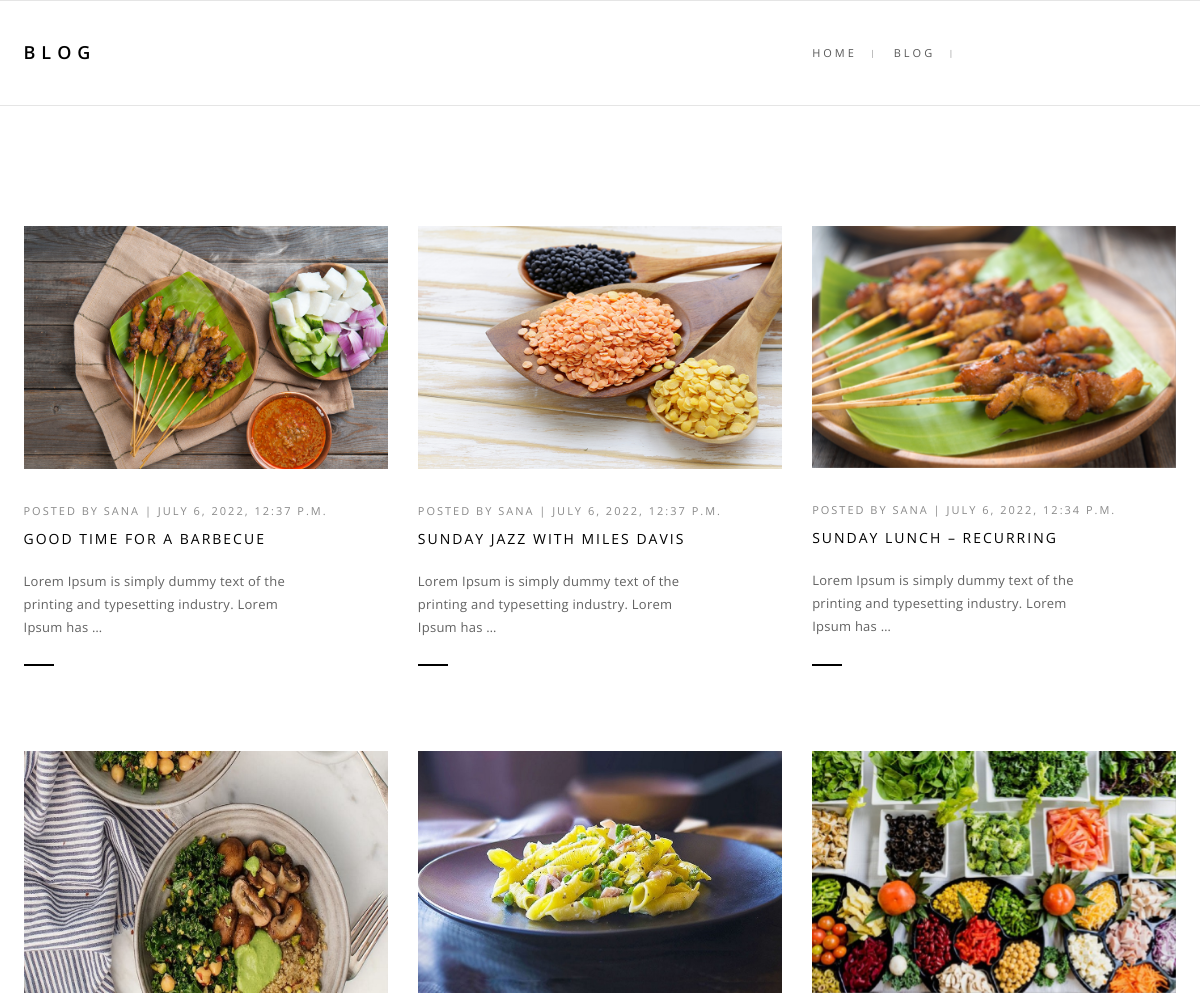
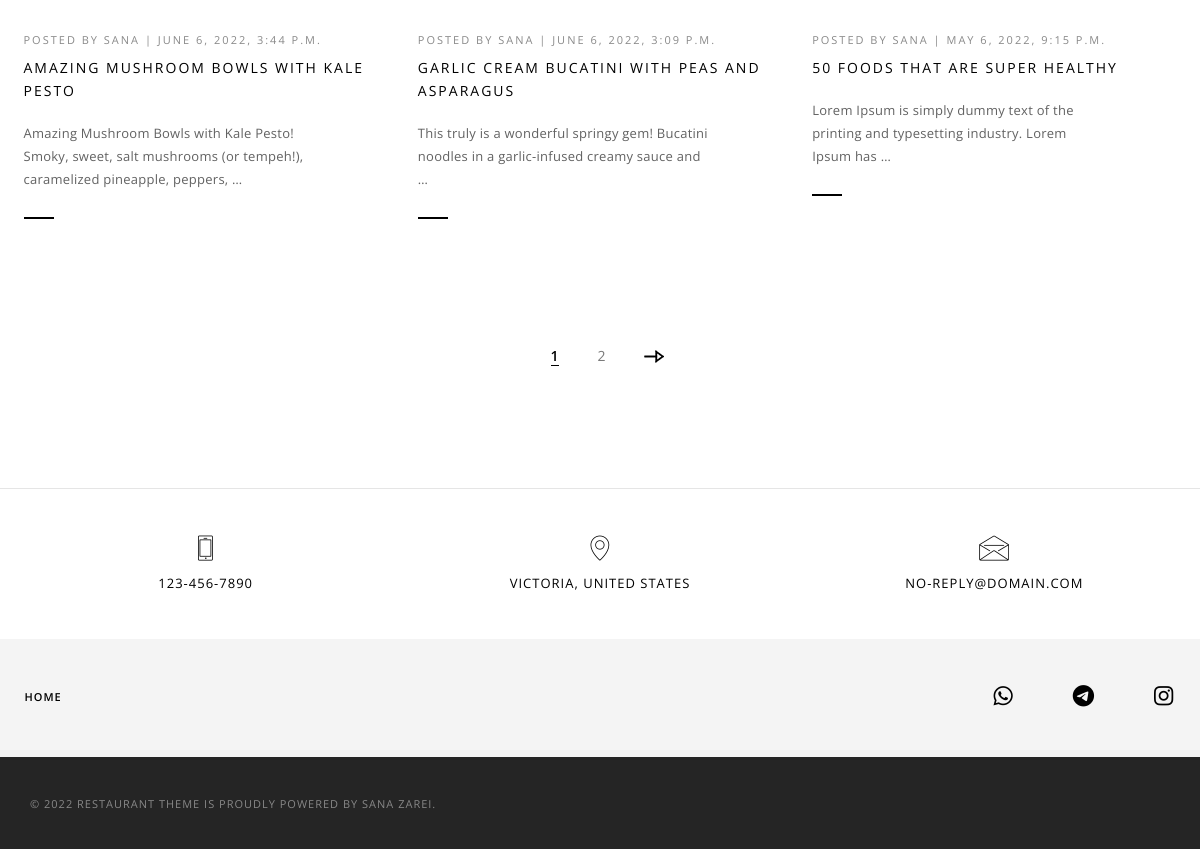
Screenshot of /blog/ with the database file from the repository (2 pictures, top to bottom).
### Blog/models.py (models this page shows, shortened)
class Article(models.Model):
    author = models.ForeignKey("auth.User",on_delete = models.CASCADE, editable=False, default=1)
    title = models.CharField(max_length = 150)
    slug = models.SlugField(unique=True, max_length=100)
    category = models.ManyToManyField(Category,related_name="articles")
    description = models.TextField()
    image = models.ImageField(upload_to="Blog_Image")
    publish = models.DateTimeField(default=timezone.now)
    created = models.DateTimeField(auto_now_add=True)
    updated = models.DateTimeField(auto_now=True)
    STATUS_CHOICES = (('d','Draft'),('p','Published'))
    status = models.CharField(max_length = 1,choices=STATUS_CHOICES)
    objects = ArticleManager()
    class Meta:
        verbose_name_plural = '01 - Article'

### Restaurant/models.py (models this page shows, shortened)
class Contact(models.Model):
    phone = models.CharField(max_length=15)
    email = models.EmailField(max_length=25)
    address = models.CharField(max_length=100)
    updated = models.DateTimeField(auto_now=True)
    class Meta:
        verbose_name_plural = '12 - Contact'

class Profile(models.Model):
    contact_key = models.ForeignKey(Contact, on_delete=models.CASCADE)
    name = models.CharField(max_length=20)
    link = models.CharField(max_length=100)

### Blog/views.py (the view)
# urls.py: path('blog/', views.home, name='blog'),
def home(request):
    articles_list = Article.objects.filter(status="p").order_by('-publish')
    paginator = Paginator(articles_list, 6)
    page = request.GET.get('page',1)
    profile = Profile.objects.all()
    contact = Contact.objects.latest('updated')
    try:
        result = paginator.page(page)
    except PageNotAnInteger:
        result = paginator.page(1)
    except EmptyPage:
        result = paginator.page(paginator.num_pages)
    context = {
        "articles":result,
        "profile":profile,
        "contact":contact,
    }
    return render(request, 'Blog/blog.html',context)

### Blog/templates/Blog/blog.html (shortened to what this page needs)
{% extends "layout.html" %}
{% load static %}
{% block title %} BLOG {% endblock %}
{% block breadcrumb0 %} BLOG {% endblock %}
{% block main %}
        <section class="wow fadeIn">
            <div class="container">
                <div class="row blog-3col">
                    {% for item in articles %}
                    <div class="col-md-4 col-sm-6 col-xs-6 blog-listing wow fadeInUp" data-wow-duration="300ms">
                        {% if item.image %}
                        <div class="blog-image"><a href="{% url 'Blog:blogdetails' item.slug %}"><img src="{{item.image.url}}" alt=""></a></div>
                        {% endif %}
                        <div class="blog-details">
                            <div class="blog-date">Posted by <a href="">{{item.author}}</a> | {{item.publish}}</div>
                            <div class="blog-title"><a href="{% url 'Blog:blogdetails' item.slug %}">{{item.title}}</a></div>
                            <div class="blog-short-description">{{item.description|truncatewords:15}}</div>
                            <div class="separator-line bg-black no-margin-lr"></div>
                        </div>
                    </div>
                    {% endfor %}
                </div>
                <div class="row">
                    <div class="col-md-12 col-sm-12 col-xs-12 wow fadeInUp">
                    {% if articles.has_other_pages %}
                        <div class="pagination">
                            {% for i in articles.paginator.page_range %}
                            {% if articles.number == i %}
                            <a href="?page={{articles.next.page_number}}" class="active">{{i}}</a>
                            {% else %}
                            <a href="?page={{i}}">{{i}}</a>
                            {% endif %}
                            {% endfor %}
                            {% if articles.has_next %}
                            <a href="?page={{articles.next_page_number}}"><img src="{% static 'images/arrow-next-small.png' %}" alt=""/></a>
                            {% endif %}
                        </div>
                    {% endif %}
                    </div>
                </div>
            </div>
        </section>
{% endblock %}

### Accounts/templates/layout.html (shortened to what this page needs)
{% load static %}
<!doctype html>
<html class="no-js" lang="en">
    <head>
        <link rel="stylesheet" href="{% static 'css/animate.css' %}" />
        <link rel="stylesheet" href="{% static 'css/bootstrap.css' %}" />
        <link rel="stylesheet" href="{% static 'css/et-line-icons.css' %}" />
        <link href="{% static 'css/all.min.css' %}" rel="stylesheet">
        <link rel="stylesheet" href="{% static 'css/extralayers.css' %}" />
        <link rel="stylesheet" href="{% static 'css/settings.css' %}" />
        <link rel="stylesheet" href="{% static 'css/magnific-popup.css' %}" />
        <link rel="stylesheet" href="{% static 'css/owl.carousel.css' %}" />
        <link rel="stylesheet" href="{% static 'css/owl.transitions.css' %}" />
        <link rel="stylesheet" href="{% static 'css/full-slider.css' %}" />
        <link rel="stylesheet" href="{% static 'css/text-effect.css' %}" />
        <link rel="stylesheet" href="{% static 'css/menu-hamburger.css' %}" />
        <link rel="stylesheet" href="{% static 'css/style.css' %}" />
        <link rel="stylesheet" href="{% static 'css/responsive.css' %}" />
    </head>
    <body>
        <section class="content-top-margin page-title page-title-small border-bottom-light border-top-light">
            <div class="container">
                <div class="row">
                    <div class="col-md-8 col-sm-12 wow fadeInUp" data-wow-duration="300ms">
                        <h1 class="black-text">{% block title %}  {% endblock %}</h1>
                    </div>
                    <div class="col-md-4 col-sm-12 breadcrumb text-uppercase wow fadeInUp xs-display-none" data-wow-duration="600ms">
                        <ul>
                            <li><a href="{% url 'Restaurant:home' %}">Home</a></li>
                            <li><a href="{% url 'Blog:blog' %}">{% block breadcrumb0 %}  {% endblock %}</a></li>
                            <li>{% block breadcrumb %}  {% endblock %}</li>
                        </ul>
                    </div>
                </div>
            </div>
        </section>
        {% block main %}{% endblock %}
        <footer>
            <div class=" bg-white footer-top">
                <div class="container">
                    <div class="row margin-four">
                        <div class="col-md-4 col-sm-4 text-center"><i class="icon-phone small-icon black-text"></i><h6 class="black-text margin-two no-margin-bottom">{{ contact.phone }}</h6></div>
                        <div class="col-md-4 col-sm-4 text-center"><i class="icon-map-pin small-icon black-text"></i><h6 class="black-text margin-two no-margin-bottom">{{ contact.address }}</h6></div>
                        <div class="col-md-4 col-sm-4 text-center"><i class="icon-envelope small-icon black-text"></i><h6 class="margin-two no-margin-bottom"><a href="mailto:{{ contact.email }}" class="black-text">{{ contact.email }}</a></h6></div>
                    </div>
                </div>
            </div>
            <div class="container footer-middle">
                <div class="row margin-four no-margin-bottom">
                    <div class="col-md-6 col-sm-12 sm-text-center sm-margin-bottom-four">
                        <ul class="list-inline footer-link text-uppercase">
                            <li><a href="{% url 'Restaurant:home' %}">Home</a></li>
                        </ul>
                    </div>
                    <div class="col-md-6 col-sm-12 footer-social text-right sm-text-center">
                        {% for item in profile %}
                        <a target="_blank" href="{{ item.link }}"><i class="fa-brands fa-{{item.name}}" aria-hidden="true"></i></a>
                        {% endfor %}
                    </div>
                </div>
            </div>
            <div class="container-fluid bg-dark-gray footer-bottom">
                <div class="container">
                    <div class="row margin-three">
                        <div class="col-md-6 col-sm-6 col-xs-12 copyright text-left letter-spacing-1 xs-text-center xs-margin-bottom-one">
                            &copy; 2022 Restaurant Theme is proudly powered by SANA ZAREI.
                        </div>
                    </div>
                </div>
            </div>
        </footer>
    </body>
</html>

### static/css/full-slider.css (style rules this page uses)
html, body { height: 100%; }
.carousel, .item, .active { height: 100%; }

### static/css/menu-hamburger.css (style rules this page uses)
html, body { height: 100%; width: 100%; }

### static/css/responsive.css (style rules this page uses)
@media (min-width: 640px) { .blog-3col .col-md-4:nth-child(3n + 4) { clear: none; } }
@media (min-width: 640px) { .blog-3col .col-md-4:nth-child(2n + 3) { clear: left; } }
@media (min-width: 768px) { .blog-3col .col-md-4:nth-child(3n + 4) { clear: none; } }
@media (min-width: 768px) { .blog-3col .col-md-4:nth-child(2n + 3) { clear: left; } }
@media (min-width: 992px) { .blog-3col .col-md-4:nth-child(3n + 4) { clear: left; } }
@media (min-width: 992px) { .blog-3col .col-md-4:nth-child(2n + 3) { clear: none; } }
@media (min-width: 1200px) { .blog-3col .col-md-4:nth-child(3n + 4) { clear: left; } }
@media (min-width: 1200px) { .blog-3col .col-md-4:nth-child(2n + 3) { clear: none; } }

### rows the page displays
Article: image (picture), author "SANA", publish "JULY 6, 2022, 12:37 P.M.", title "GOOD TIME FOR A BARBECUE", description "Lorem Ipsum is simply dummy text of the printing and typesetting industry. Lorem Ipsum has …"
Article: image (picture), author "SANA", publish "JULY 6, 2022, 12:37 P.M.", title "SUNDAY JAZZ WITH MILES DAVIS", description "Lorem Ipsum is simply dummy text of the printing and typesetting industry. Lorem Ipsum has …"
Article: image (picture), author "SANA", publish "JULY 6, 2022, 12:34 P.M.", title "SUNDAY LUNCH – RECURRING", description "Lorem Ipsum is simply dummy text of the printing and typesetting industry. Lorem Ipsum has …"
Article: image (picture), author "SANA", publish "JUNE 6, 2022, 3:44 P.M.", title "AMAZING MUSHROOM BOWLS WITH KALE PESTO", description "Amazing Mushroom Bowls with Kale Pesto! Smoky, sweet, salt mushrooms (or tempeh!), caramelized pineapple, peppers, …"
Article: image (picture), author "SANA", publish "JUNE 6, 2022, 3:09 P.M.", title "GARLIC CREAM BUCATINI WITH PEAS AND ASPARAGUS", description "This truly is a wonderful springy gem! Bucatini noodles in a garlic-infused creamy sauce and …"
Article: image (picture), author "SANA", publish "MAY 6, 2022, 9:15 P.M.", title "50 FOODS THAT ARE SUPER HEALTHY", description "Lorem Ipsum is simply dummy text of the printing and typesetting industry. Lorem Ipsum has …"
Contact: phone "123-456-7890", address "VICTORIA, UNITED STATES", email "NO-REPLY@DOMAIN.COM"

### other values shown
{{ i }} "1"
{{ i }} "2"
